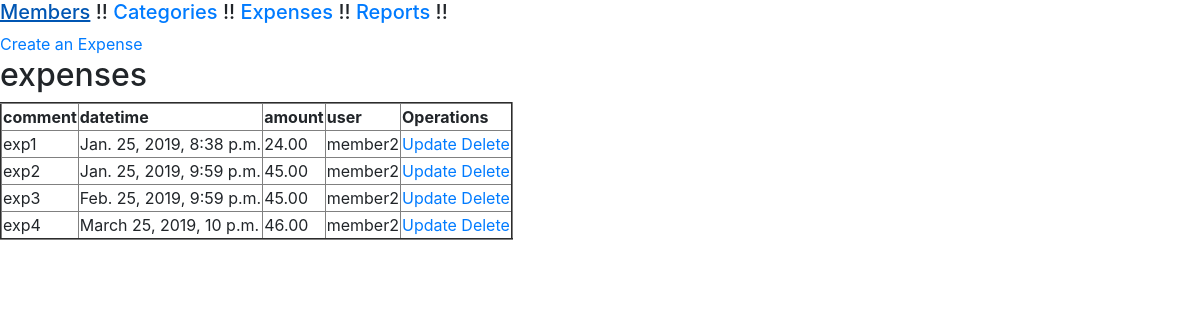
/expenses, run on the app's committed database.
### expenses/models.py (models this page shows, shortened)
class Expense(models.Model):
	comment=models.TextField(blank=True, null=True)
	datetime=models.DateTimeField(default=datetime.now)
	amount=models.DecimalField(decimal_places=2,max_digits=20)
	user = models.ForeignKey(Member, on_delete=models.PROTECT)

class Member(models.Model):
	name=models.CharField(max_length=250)

### expenses/templates/expenses/expense_list.html
{% extends "base.html"%}
{% block content%}
<a href="/expense_create/"> Create an Expense</a>
<h2>expenses</h2>
<table border=2>
	<tr>
		<th>comment</th>
		<th>datetime</th>
		<th>amount</th>
		<th>user</th>
		<th>Operations</th>
	</tr>
	{% for object in object_list%}
		<tr>
			<td>{{ object.comment }}</td>
			<td>{{ object.datetime }}</td>
			<td>{{ object.amount }}</td>
			<td>{{ object.user.name }}</td>
			<td><a href="/expense_update/{{object.id}}/">Update</a>
				<a href="/expense_delete/{{object.id}}/">Delete</a>
			</td>
		</tr>
	{% endfor %}
</table>
{% endblock %}

### expenses/templates/base.html (shortened to what this page needs)
<!doctype html>
<html lang="en">
  <head>
    <link rel="stylesheet" href="https://stackpath.bootstrapcdn.com/bootstrap/4.2.1/css/bootstrap.min.css">
  </head>
  <body>
    <h5>
      <a href="/members">Members</a> !!
      <a href="/categeries">Categories</a> !!
      <a href="/expenses">Expenses</a> !!
      <a href="/reports">Reports</a> !!
    </h5>
    {% block content%}
    {% endblock%}
  </body>
</html>

### data on the page
Expense: comment "exp1", datetime "Jan. 25, 2019, 8:38 p.m.", amount "24.00", user.name "member2"
Expense: comment "exp2", datetime "Jan. 25, 2019, 9:59 p.m.", amount "45.00", user.name "member2"
Expense: comment "exp3", datetime "Feb. 25, 2019, 9:59 p.m.", amount "45.00", user.name "member2"
Expense: comment "exp4", datetime "March 25, 2019, 10 p.m.", amount "46.00", user.name "member2"
